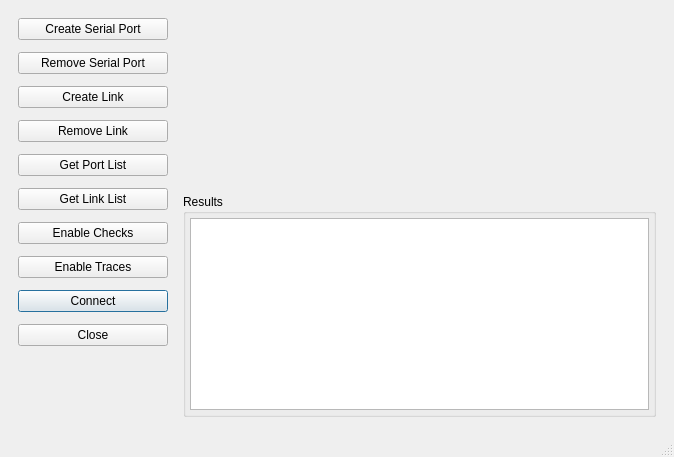
<?xml version="1.0" encoding="UTF-8"?>
<ui version="4.0">
 <class>VSPControllerWindow</class>
 <widget class="QMainWindow" name="VSPControllerWindow">
  <property name="geometry">
   <rect>
    <x>0</x>
    <y>0</y>
    <width>674</width>
    <height>457</height>
   </rect>
  </property>
  <property name="windowTitle">
   <string>VSP Driver - Controller</string>
  </property>
  <property name="documentMode">
   <bool>true</bool>
  </property>
  <property name="dockOptions">
   <set>QMainWindow::AllowNestedDocks|QMainWindow::AllowTabbedDocks|QMainWindow::AnimatedDocks|QMainWindow::ForceTabbedDocks|QMainWindow::GroupedDragging</set>
  </property>
  <widget class="QWidget" name="centralwidget">
   <layout class="QHBoxLayout" name="horizontalLayout_2">
    <item>
     <widget class="QWidget" name="pnlButtons" native="true">
      <property name="sizePolicy">
       <sizepolicy hsizetype="Preferred" vsizetype="Ignored">
        <horstretch>0</horstretch>
        <verstretch>0</verstretch>
       </sizepolicy>
      </property>
      <layout class="QVBoxLayout" name="verticalLayout_2">
       <property name="spacing">
        <number>12</number>
       </property>
       <property name="rightMargin">
        <number>0</number>
       </property>
       <item>
        <widget class="QPushButton" name="btn01SPCreate">
         <property name="text">
          <string>Create Serial Port</string>
         </property>
        </widget>
       </item>
       <item>
        <widget class="QPushButton" name="btn02SPRemove">
         <property name="text">
          <string>Remove Serial Port</string>
         </property>
        </widget>
       </item>
       <item>
        <widget class="QPushButton" name="btn03LKCreate">
         <property name="minimumSize">
          <size>
           <width>150</width>
           <height>0</height>
          </size>
         </property>
         <property name="text">
          <string>Create Link</string>
         </property>
        </widget>
       </item>
       <item>
        <widget class="QPushButton" name="btn04LKRemove">
         <property name="minimumSize">
          <size>
           <width>150</width>
           <height>0</height>
          </size>
         </property>
         <property name="text">
          <string>Remove Link</string>
         </property>
        </widget>
       </item>
       <item>
        <widget class="QPushButton" name="btn05PortList">
         <property name="minimumSize">
          <size>
           <width>150</width>
           <height>0</height>
          </size>
         </property>
         <property name="text">
          <string>Get Port List</string>
         </property>
        </widget>
       </item>
       <item>
        <widget class="QPushButton" name="btn06LinkList">
         <property name="text">
          <string>Get Link List</string>
         </property>
        </widget>
       </item>
       <item>
        <widget class="QPushButton" name="btn07Checks">
         <property name="minimumSize">
          <size>
           <width>150</width>
           <height>0</height>
          </size>
         </property>
         <property name="text">
          <string>Enable Checks</string>
         </property>
        </widget>
       </item>
       <item>
        <widget class="QPushButton" name="btn08Traces">
         <property name="minimumSize">
          <size>
           <width>150</width>
           <height>0</height>
          </size>
         </property>
         <property name="text">
          <string>Enable Traces</string>
         </property>
        </widget>
       </item>
       <item>
        <widget class="QPushButton" name="btn09Connect">
         <property name="text">
          <string>Connect</string>
         </property>
         <property name="autoDefault">
          <bool>true</bool>
         </property>
         <property name="default">
          <bool>true</bool>
         </property>
        </widget>
       </item>
       <item>
        <widget class="QPushButton" name="btn10Close">
         <property name="text">
          <string>Close</string>
         </property>
        </widget>
       </item>
       <item>
        <spacer name="verticalSpacer">
         <property name="orientation">
          <enum>Qt::Vertical</enum>
         </property>
         <property name="sizeHint" stdset="0">
          <size>
           <width>20</width>
           <height>40</height>
          </size>
         </property>
        </spacer>
       </item>
      </layout>
     </widget>
    </item>
    <item>
     <widget class="QWidget" name="pnlContent" native="true">
      <property name="sizePolicy">
       <sizepolicy hsizetype="Expanding" vsizetype="Expanding">
        <horstretch>0</horstretch>
        <verstretch>0</verstretch>
       </sizepolicy>
      </property>
      <layout class="QVBoxLayout" name="verticalLayout_3">
       <property name="spacing">
        <number>24</number>
       </property>
       <item>
        <widget class="QWidget" name="pnlPages" native="true">
         <property name="sizePolicy">
          <sizepolicy hsizetype="Expanding" vsizetype="Preferred">
           <horstretch>0</horstretch>
           <verstretch>0</verstretch>
          </sizepolicy>
         </property>
         <layout class="QVBoxLayout" name="verticalLayout_4">
          <property name="spacing">
           <number>0</number>
          </property>
          <property name="leftMargin">
           <number>0</number>
          </property>
          <property name="topMargin">
           <number>0</number>
          </property>
          <property name="rightMargin">
           <number>0</number>
          </property>
          <property name="bottomMargin">
           <number>0</number>
          </property>
          <item>
           <widget class="QStackedWidget" name="stackedWidget">
            <property name="sizePolicy">
             <sizepolicy hsizetype="Expanding" vsizetype="Expanding">
              <horstretch>0</horstretch>
              <verstretch>0</verstretch>
             </sizepolicy>
            </property>
            <property name="frameShape">
             <enum>QFrame::NoFrame</enum>
            </property>
            <property name="frameShadow">
             <enum>QFrame::Plain</enum>
            </property>
            <property name="currentIndex">
             <number>2</number>
            </property>
            <widget class="PGSPCreate" name="pg01SPCreate"/>
            <widget class="PGSPRemove" name="pg02SPRemove"/>
            <widget class="PGLKCreate" name="pg03LKCreate"/>
            <widget class="PGLKRemove" name="pg04LKRemove"/>
            <widget class="PGPortList" name="pg05PortList"/>
            <widget class="PGLinkList" name="pg06LinkList"/>
            <widget class="PGChecks" name="pg07Checks"/>
            <widget class="PGTrace" name="pg08Traces"/>
            <widget class="PGConnect" name="pg09Connect"/>
           </widget>
          </item>
         </layout>
        </widget>
       </item>
       <item>
        <widget class="QGroupBox" name="groupBox">
         <property name="sizePolicy">
          <sizepolicy hsizetype="Expanding" vsizetype="Expanding">
           <horstretch>0</horstretch>
           <verstretch>0</verstretch>
          </sizepolicy>
         </property>
         <property name="title">
          <string>Results</string>
         </property>
         <layout class="QVBoxLayout" name="verticalLayout">
          <property name="spacing">
           <number>0</number>
          </property>
          <property name="sizeConstraint">
           <enum>QLayout::SetMaximumSize</enum>
          </property>
          <property name="leftMargin">
           <number>4</number>
          </property>
          <property name="topMargin">
           <number>4</number>
          </property>
          <property name="rightMargin">
           <number>4</number>
          </property>
          <property name="bottomMargin">
           <number>4</number>
          </property>
          <item>
           <widget class="QTextBrowser" name="textBrowser">
            <property name="font">
             <font>
              <family>Menlo</family>
              <bold>true</bold>
             </font>
            </property>
            <property name="autoFormatting">
             <set>QTextEdit::AutoNone</set>
            </property>
            <property name="tabChangesFocus">
             <bool>true</bool>
            </property>
            <property name="lineWrapMode">
             <enum>QTextEdit::NoWrap</enum>
            </property>
            <property name="openExternalLinks">
             <bool>true</bool>
            </property>
            <property name="openLinks">
             <bool>true</bool>
            </property>
           </widget>
          </item>
         </layout>
        </widget>
       </item>
      </layout>
     </widget>
    </item>
   </layout>
  </widget>
  <widget class="QMenuBar" name="menubar">
   <property name="geometry">
    <rect>
     <x>0</x>
     <y>0</y>
     <width>674</width>
     <height>24</height>
    </rect>
   </property>
  </widget>
  <widget class="QStatusBar" name="statusbar"/>
 </widget>
 <customwidgets>
  <customwidget>
   <class>PGSPCreate</class>
   <extends>QWidget</extends>
   <header>pgspcreate.h</header>
   <container>1</container>
  </customwidget>
  <customwidget>
   <class>PGSPRemove</class>
   <extends>QWidget</extends>
   <header>pgspremove.h</header>
   <container>1</container>
  </customwidget>
  <customwidget>
   <class>PGLKCreate</class>
   <extends>QWidget</extends>
   <header>pglkcreate.h</header>
   <container>1</container>
  </customwidget>
  <customwidget>
   <class>PGLKRemove</class>
   <extends>QWidget</extends>
   <header>pglkremove.h</header>
   <container>1</container>
  </customwidget>
  <customwidget>
   <class>PGChecks</class>
   <extends>QWidget</extends>
   <header>pgchecks.h</header>
   <container>1</container>
  </customwidget>
  <customwidget>
   <class>PGTrace</class>
   <extends>QWidget</extends>
   <header>pgtrace.h</header>
   <container>1</container>
  </customwidget>
  <customwidget>
   <class>PGPortList</class>
   <extends>QWidget</extends>
   <header>pgportlist.h</header>
   <container>1</container>
  </customwidget>
  <customwidget>
   <class>PGLinkList</class>
   <extends>QWidget</extends>
   <header>pglinklist.h</header>
   <container>1</container>
  </customwidget>
  <customwidget>
   <class>PGConnect</class>
   <extends>QWidget</extends>
   <header>pgconnect.h</header>
   <container>1</container>
  </customwidget>
 </customwidgets>
 <tabstops>
  <tabstop>btn01SPCreate</tabstop>
  <tabstop>btn02SPRemove</tabstop>
  <tabstop>btn03LKCreate</tabstop>
  <tabstop>btn04LKRemove</tabstop>
  <tabstop>btn05PortList</tabstop>
  <tabstop>btn06LinkList</tabstop>
  <tabstop>btn07Checks</tabstop>
  <tabstop>btn08Traces</tabstop>
  <tabstop>btn09Connect</tabstop>
  <tabstop>btn10Close</tabstop>
  <tabstop>textBrowser</tabstop>
 </tabstops>
 <resources/>
 <connections>
  <connection>
   <sender>btn10Close</sender>
   <signal>clicked()</signal>
   <receiver>VSPControllerWindow</receiver>
   <slot>close()</slot>
   <hints>
    <hint type="sourcelabel">
     <x>98</x>
     <y>347</y>
    </hint>
    <hint type="destinationlabel">
     <x>336</x>
     <y>228</y>
    </hint>
   </hints>
  </connection>
 </connections>
</ui>
